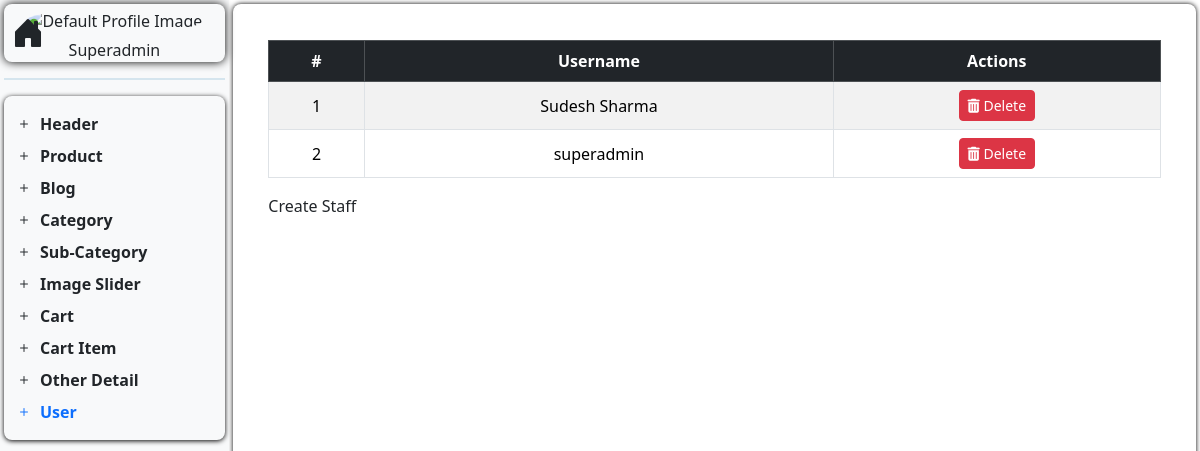
Before: /user/ with the older database file.
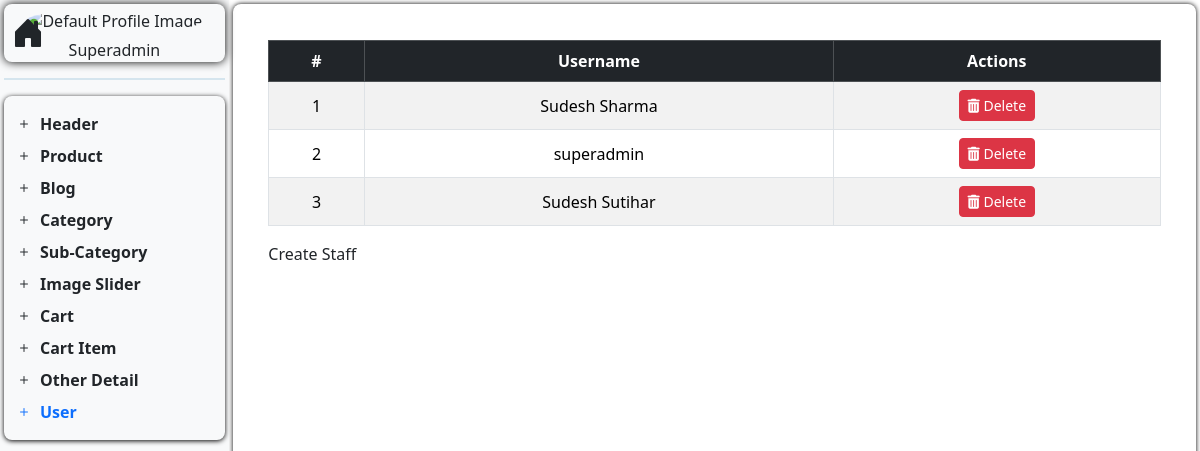
After: the same page with the newer database file.
### techspot_app/models.py (models this page shows, shortened)
class UserModel(AbstractBaseUser, PermissionsMixin):
    username = models.CharField(max_length=600, unique=True)
    number = models.PositiveBigIntegerField()
    email = models.EmailField(unique=True)
    is_active = models.BooleanField(default=True)
    is_staff = models.BooleanField(default=False)
    objects = CustomUserManager()
    USERNAME_FIELD = 'email'  # how user logs in
    REQUIRED_FIELDS = ['username', 'number']  # for createsuperuser

### techspot_app/views.py (the view)
# urls.py: path("user/", GetUserAPI, name="getuserapi"),
def user(request):
    return render(
        request, "Dashboard/D_Content/user.html", {"user": UserModel.objects.all()}
    )

### handler/getcartshandler.py (called while the page is built, shortened)
def get_cart_context(request):
    user_id = request.session.get("user_id")
    cart_items, total_items_count, grand_total = [], 0, 0.0
    user = None
    return user, cart_items, total_items_count, grand_total

### techspot_app/context_processors.py (called while the page is built)
def get_common_context(request, products=None, extra_context=None):
    user, cart_items, total_items_count, grand_total = get_cart_context(request)
    context = {
        "categories": CategoryModel.objects.prefetch_related("subcategories").all(),
        "sub_categories": Sub_CategoryModel.objects.all(),
        "images": image_SliderModel.objects.all(),
        "cart_item": cart_items,
        "total_items_count": total_items_count,
        "grand_total": grand_total,
        "header": HeaderModel.objects.last(),
        "otherdetails": OtherDetailModel.objects.last(),
        "advertisement": AdvertisementModel.objects.all(),
        "allcategory": CategoryModel.objects.all(),
    }
    if products:
        context["products"] = products
    if extra_context:
        context.update(extra_context)
    return context

### techspot_app/templates/Dashboard/D_Content/user.html
{% extends "Dashboard/dashboard.html" %}
{% block user%}
<div class="container mt-4">
  {% if user %}
  <table class="table table-bordered table-striped align-middle text-center">
    <thead class="table-dark">
      <tr>
        <th scope="col">#</th>
        <th scope="col">Username</th>
        <th scope="col">Actions</th>
      </tr>
    </thead>
    <tbody>
      {% for usr in user %}
      <tr>
        <td>{{ forloop.counter }}</td>
        <td>{{ usr.username }}</td>
        <td>
          <span onclick="location.href=`{% url 'del_user' usr.id %}`" class="btn btn-sm btn-danger pointcursor">
            <i class="fa fa-trash-alt"></i> Delete
          </span>
        </td>
      </tr>
      {% endfor %}
    </tbody>
  </table>
  {% else %}
  <div class="alert alert-warning text-center">
    <strong>No users found.</strong>
  </div>
  {% endif %}
  <span onclick="location.href=`{% url 'create_staff' %}`" class="pointcursor">
    Create Staff
  </span>
</div>
{% endblock %}

Changed rows visible on the page:
added UserModel: username "Sudesh Sutihar"
